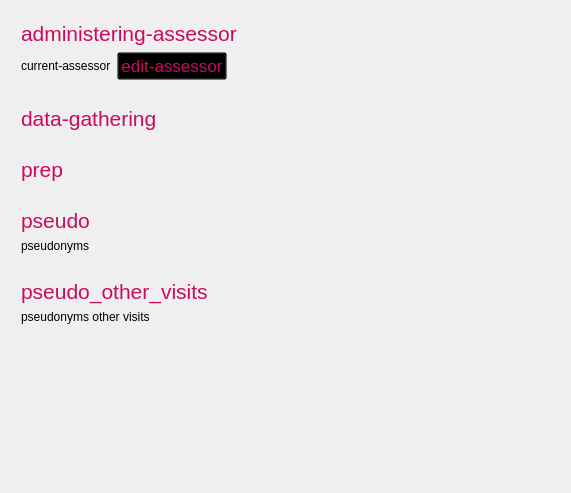
<?xml version="1.0" encoding="UTF-8"?>
<ui version="4.0">
 <class>VisitWidget</class>
 <widget class="QWidget" name="VisitWidget">
  <property name="geometry">
   <rect>
    <x>0</x>
    <y>0</y>
    <width>571</width>
    <height>493</height>
   </rect>
  </property>
  <property name="windowTitle">
   <string>Form</string>
  </property>
  <layout class="QHBoxLayout" name="horizontalLayout">
   <item>
    <widget class="QScrollArea" name="scrollArea">
     <property name="focusPolicy">
      <enum>Qt::NoFocus</enum>
     </property>
     <property name="styleSheet">
      <string notr="true">background: transparent;</string>
     </property>
     <property name="widgetResizable">
      <bool>true</bool>
     </property>
     <widget class="QWidget" name="scrollAreaWidgetContents">
      <property name="geometry">
       <rect>
        <x>0</x>
        <y>0</y>
        <width>545</width>
        <height>467</height>
       </rect>
      </property>
      <layout class="QVBoxLayout" name="verticalLayout_7">
       <item>
        <widget class="QLabel" name="assessor_header">
         <property name="styleSheet">
          <string notr="true">color: #CA0B5E;
font-size: 16pt;</string>
         </property>
         <property name="text">
          <string>administering-assessor</string>
         </property>
        </widget>
       </item>
       <item>
        <layout class="QHBoxLayout" name="assessorBar" stretch="0,0,0">
         <property name="spacing">
          <number>6</number>
         </property>
         <property name="topMargin">
          <number>0</number>
         </property>
         <item>
          <widget class="QLabel" name="currentAssessorLabel">
           <property name="text">
            <string>current-assessor</string>
           </property>
          </widget>
         </item>
         <item>
          <widget class="QPushButton" name="edit_assessor">
           <property name="sizePolicy">
            <sizepolicy hsizetype="Maximum" vsizetype="Maximum">
             <horstretch>0</horstretch>
             <verstretch>0</verstretch>
            </sizepolicy>
           </property>
           <property name="minimumSize">
            <size>
             <width>0</width>
             <height>0</height>
            </size>
           </property>
           <property name="font">
            <font>
             <pointsize>13</pointsize>
            </font>
           </property>
           <property name="styleSheet">
            <string notr="true">QWidget {
                      border: 0.05em solid #CA0B5E;
                      border-radius: 0.25em;
                      color: #CA0B5E;
                      padding: 0.5em;
                      font-size: 13pt;
                      outline: none;
                      }
                      QWidget:focus {
                      border: 0.1em solid #CA0B5E;
                      }
                      QWidget:hover {
                      background-color: rgba(202,11,94,0.8);
                      color: white;
                      }
                      QWidget:disabled {
                      color: grey;
                      border-color: grey;
                      }
                  </string>
           </property>
           <property name="text">
            <string>edit-assessor</string>
           </property>
          </widget>
         </item>
         <item>
          <spacer name="horizontalSpacer_3">
           <property name="orientation">
            <enum>Qt::Horizontal</enum>
           </property>
           <property name="sizeHint" stdset="0">
            <size>
             <width>40</width>
             <height>20</height>
            </size>
           </property>
          </spacer>
         </item>
        </layout>
       </item>
       <item>
        <spacer name="verticalSpacer_4">
         <property name="orientation">
          <enum>Qt::Vertical</enum>
         </property>
         <property name="sizeType">
          <enum>QSizePolicy::Fixed</enum>
         </property>
         <property name="sizeHint" stdset="0">
          <size>
           <width>20</width>
           <height>20</height>
          </size>
         </property>
        </spacer>
       </item>
       <item>
        <widget class="QLabel" name="data_gathering_header">
         <property name="styleSheet">
          <string notr="true">color: #CA0B5E;
font-size: 16pt;</string>
         </property>
         <property name="text">
          <string>data-gathering</string>
         </property>
        </widget>
       </item>
       <item>
        <layout class="QHBoxLayout" name="data_castorButtonBar_layout">
         <property name="spacing">
          <number>6</number>
         </property>
         <property name="topMargin">
          <number>0</number>
         </property>
        </layout>
       </item>
       <item>
        <spacer name="verticalSpacer_1">
         <property name="orientation">
          <enum>Qt::Vertical</enum>
         </property>
         <property name="sizeType">
          <enum>QSizePolicy::Fixed</enum>
         </property>
         <property name="sizeHint" stdset="0">
          <size>
           <width>20</width>
           <height>20</height>
          </size>
         </property>
        </spacer>
       </item>
       <item>
        <widget class="QLabel" name="preparation_header">
         <property name="styleSheet">
          <string notr="true">color: #CA0B5E;
font-size: 16pt;</string>
         </property>
         <property name="text">
          <string>prep</string>
         </property>
        </widget>
       </item>
       <item>
        <layout class="QHBoxLayout" name="print_buttonBar_layout">
         <property name="topMargin">
          <number>0</number>
         </property>
        </layout>
       </item>
       <item>
        <spacer name="verticalSpacer_3">
         <property name="orientation">
          <enum>Qt::Vertical</enum>
         </property>
         <property name="sizeType">
          <enum>QSizePolicy::Fixed</enum>
         </property>
         <property name="sizeHint" stdset="0">
          <size>
           <width>20</width>
           <height>20</height>
          </size>
         </property>
        </spacer>
       </item>
       <item>
        <widget class="QLabel" name="pseudonyms_header">
         <property name="styleSheet">
          <string notr="true">color: #CA0B5E;
                    font-size: 16pt;</string>
         </property>
         <property name="text">
          <string>pseudo</string>
         </property>
        </widget>
       </item>
       <item>
        <widget class="QLabel" name="pseudonymLabel">
         <property name="text">
          <string notr="true">pseudonyms</string>
         </property>
         <property name="wordWrap">
          <bool>true</bool>
         </property>
         <property name="textInteractionFlags">
          <set>Qt::LinksAccessibleByMouse|Qt::TextSelectableByKeyboard|Qt::TextSelectableByMouse</set>
         </property>
        </widget>
       </item>
       <item>
        <spacer name="verticalSpacer_pseudonyms_other_visits">
         <property name="orientation">
          <enum>Qt::Vertical</enum>
         </property>
         <property name="sizeType">
          <enum>QSizePolicy::Fixed</enum>
         </property>
         <property name="sizeHint" stdset="0">
          <size>
           <width>20</width>
           <height>20</height>
          </size>
         </property>
        </spacer>
       </item>
       <item>
        <widget class="QLabel" name="pseudonyms_header_other_visits">
         <property name="styleSheet">
          <string notr="true">color: #CA0B5E;
                    font-size: 16pt;</string>
         </property>
         <property name="text">
          <string>pseudo_other_visits</string>
         </property>
        </widget>
       </item>
       <item>
        <widget class="QLabel" name="pseudonymLabel_other_visits">
         <property name="text">
          <string notr="true">pseudonyms other visits</string>
         </property>
         <property name="wordWrap">
          <bool>true</bool>
         </property>
         <property name="textInteractionFlags">
          <set>Qt::LinksAccessibleByMouse|Qt::TextSelectableByKeyboard|Qt::TextSelectableByMouse</set>
         </property>
        </widget>
       </item>
       <item>
        <spacer name="verticalSpacer_2">
         <property name="orientation">
          <enum>Qt::Vertical</enum>
         </property>
         <property name="sizeHint" stdset="0">
          <size>
           <width>20</width>
           <height>0</height>
          </size>
         </property>
        </spacer>
       </item>
      </layout>
     </widget>
    </widget>
   </item>
  </layout>
 </widget>
 <resources/>
 <connections/>
</ui>
